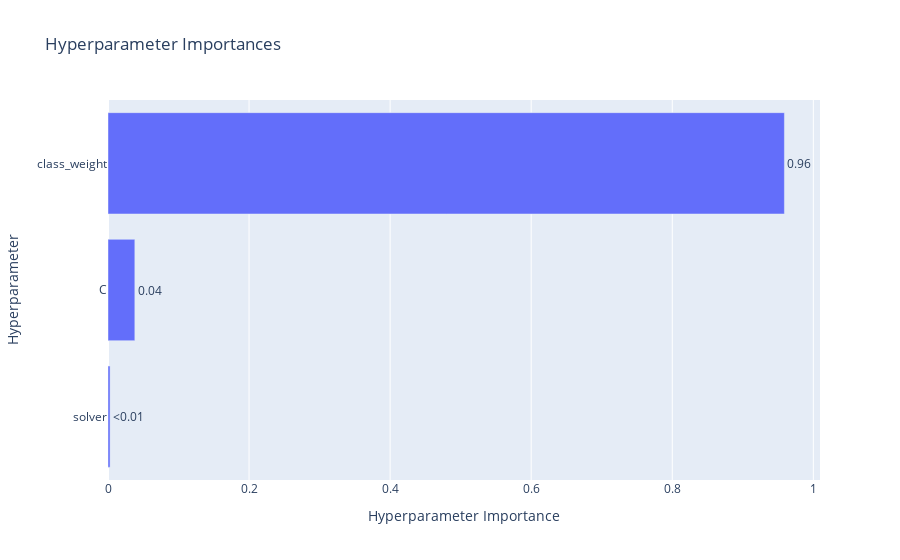

Notebook cell for this chart:
### Code cell
plot_param_importances(study)

### Figure 1 — Plotly figure (JSON) as saved in the notebook; plotly's stock layout.template omitted (floating-point values rounded to 4 significant figures)
{"data": [{"cliponaxis": false, "hovertemplate": ["solver (CategoricalDistribution): 0.0029525031106869075<extra></extra>", "C (FloatDistribution): 0.038049131311339864<extra></extra>", "class_weight (CategoricalDistribution): 0.9589983655779734<extra></extra>"], "name": "Objective Value", "orientation": "h", "text": ["<0.01", "0.04", "0.96"], "textposition": "outside", "x": [0.002953, 0.03805, 0.959], "y": ["solver", "C", "class_weight"], "type": "bar"}], "layout": {"title": {"text": "Hyperparameter Importances"}, "xaxis": {"title": {"text": "Hyperparameter Importance"}}, "yaxis": {"title": {"text": "Hyperparameter"}}}}
